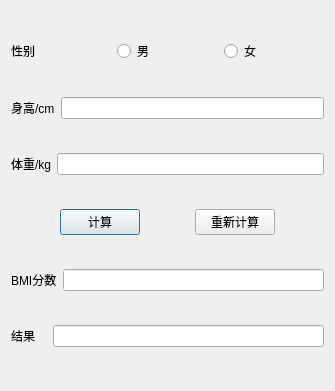
<?xml version="1.0" encoding="UTF-8"?>
<ui version="4.0">
 <class>Dialog</class>
 <widget class="QDialog" name="Dialog">
  <property name="geometry">
   <rect>
    <x>0</x>
    <y>0</y>
    <width>335</width>
    <height>391</height>
   </rect>
  </property>
  <property name="windowTitle">
   <string>BmiCaculator</string>
  </property>
  <layout class="QVBoxLayout" name="verticalLayout">
   <item>
    <layout class="QHBoxLayout" name="horizontalLayout_2">
     <item>
      <widget class="QLabel" name="label_8">
       <property name="text">
        <string>性别</string>
       </property>
      </widget>
     </item>
     <item>
      <widget class="QRadioButton" name="radio_man">
       <property name="text">
        <string>男</string>
       </property>
       <attribute name="buttonGroup">
        <string notr="true">selectMode</string>
       </attribute>
      </widget>
     </item>
     <item>
      <widget class="QRadioButton" name="radio_women">
       <property name="enabled">
        <bool>true</bool>
       </property>
       <property name="text">
        <string>女</string>
       </property>
       <attribute name="buttonGroup">
        <string notr="true">selectMode</string>
       </attribute>
      </widget>
     </item>
    </layout>
   </item>
   <item>
    <layout class="QHBoxLayout" name="horizontalLayout">
     <item>
      <widget class="QLabel" name="label_6">
       <property name="text">
        <string>身高/cm</string>
       </property>
      </widget>
     </item>
     <item>
      <widget class="QLineEdit" name="line_height"/>
     </item>
    </layout>
   </item>
   <item>
    <layout class="QHBoxLayout" name="horizontalLayout_16">
     <item>
      <widget class="QLabel" name="label_7">
       <property name="text">
        <string>体重/kg</string>
       </property>
      </widget>
     </item>
     <item>
      <widget class="QLineEdit" name="line_weight"/>
     </item>
    </layout>
   </item>
   <item>
    <layout class="QHBoxLayout" name="horizontalLayout_14">
     <item>
      <widget class="QPushButton" name="Button_caculate">
       <property name="sizePolicy">
        <sizepolicy hsizetype="Fixed" vsizetype="Fixed">
         <horstretch>0</horstretch>
         <verstretch>0</verstretch>
        </sizepolicy>
       </property>
       <property name="text">
        <string>计算</string>
       </property>
      </widget>
     </item>
     <item>
      <widget class="QPushButton" name="Button_recaculate">
       <property name="sizePolicy">
        <sizepolicy hsizetype="Fixed" vsizetype="Fixed">
         <horstretch>0</horstretch>
         <verstretch>0</verstretch>
        </sizepolicy>
       </property>
       <property name="text">
        <string>重新计算</string>
       </property>
      </widget>
     </item>
    </layout>
   </item>
   <item>
    <layout class="QHBoxLayout" name="horizontalLayout_3">
     <item>
      <widget class="QLabel" name="label">
       <property name="text">
        <string>BMI分数</string>
       </property>
      </widget>
     </item>
     <item>
      <widget class="QLineEdit" name="line_score"/>
     </item>
    </layout>
   </item>
   <item>
    <layout class="QHBoxLayout" name="horizontalLayout_12">
     <item>
      <widget class="QLabel" name="label_22">
       <property name="text">
        <string>结果　</string>
       </property>
      </widget>
     </item>
     <item>
      <widget class="QLineEdit" name="line_res"/>
     </item>
    </layout>
   </item>
  </layout>
 </widget>
 <resources/>
 <connections/>
 <buttongroups>
  <buttongroup name="selectMode"/>
 </buttongroups>
</ui>
